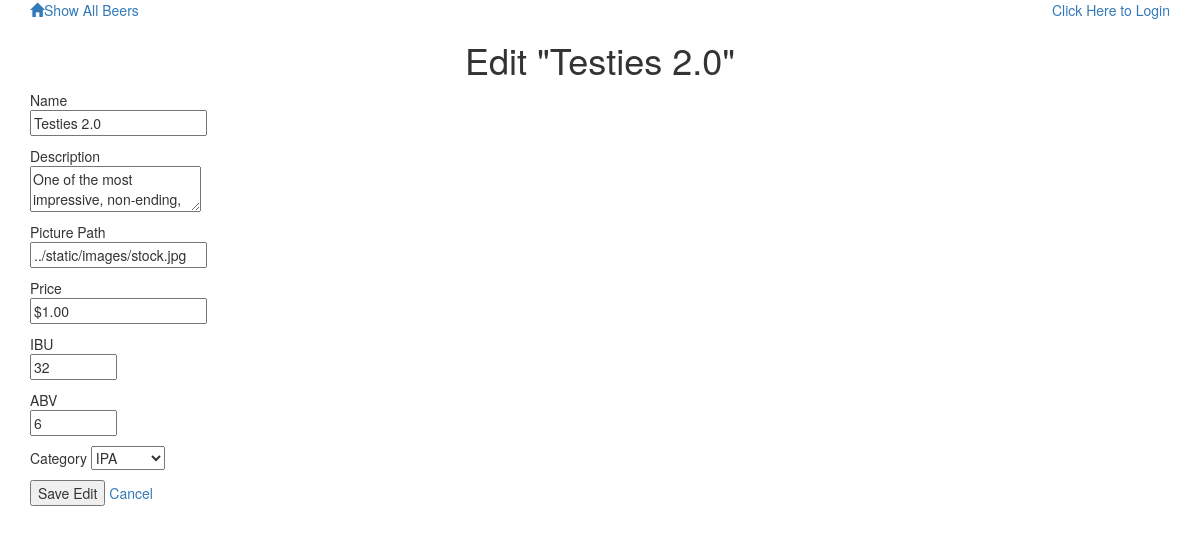
The app's page /beers/35/edit, older data.
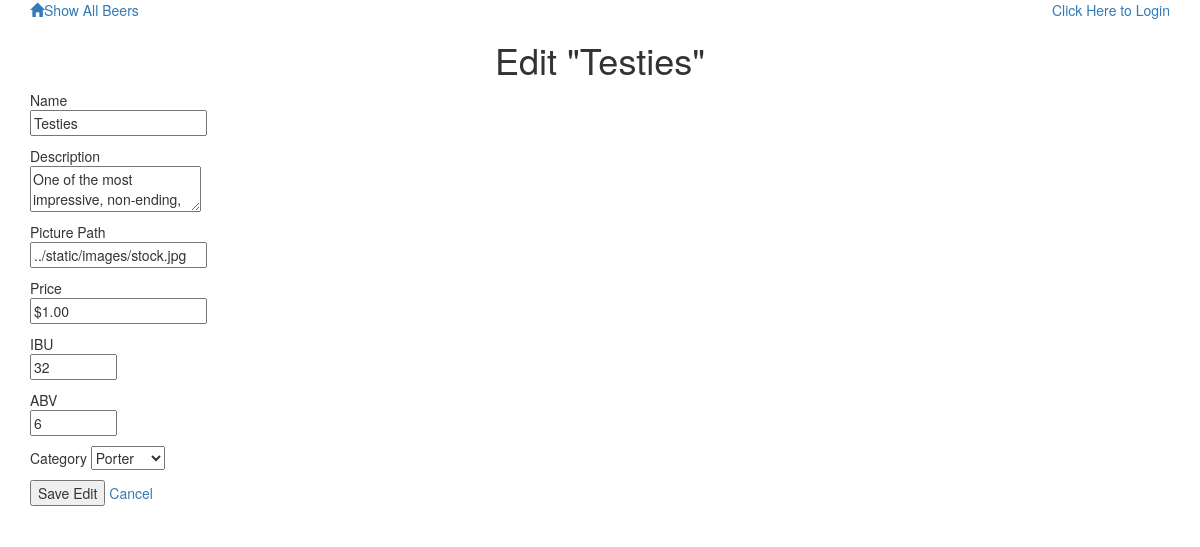
The same page, newer data.
### database_setup.py (models this page shows, shortened)
class Item(Base):
    __tablename__ = 'items'
    id = Column(Integer, primary_key=True)
    name = Column(String(50), nullable=False)
    description = Column(String(500))
    picture_path = Column(String(250))
    price = Column(String(10))
    ibu = Column(String(3))
    abv = Column(String(3))
    category_id = Column(Integer, ForeignKey('categories.id'))
    category = relationship(Category)
    user_id = Column(Integer, ForeignKey('users.id'))
    user = relationship(User)

### main.py (the view)
@app.route('/beers/<int:item_id>/edit', methods=['GET', 'POST'])
def editBeer(item_id):
    editedItem = session.query(Item).filter_by(id=item_id).one()
    categories = session.query(Category).order_by(Category.id).all()
    if request.method == 'POST':
        if request.form['name']:
            editedItem.name = request.form['name']
        if request.form['description']:
            editedItem.description = request.form['description']
        if request.form['picture_path']:
            editedItem.course = request.form['picture_path']
        if request.form['price']:
            editedItem.price = request.form['price']
        if request.form['ibu']:
            editedItem.ibu = request.form['ibu']
        if request.form['abv']:
            editedItem.abv = request.form['abv']
        if request.form['category_id']:
            editedItem.category_id = request.form['category_id']
        session.add(editedItem)
        session.commit()
        return redirect(url_for('showAllBeers'))
    else:
        print (editedItem.category_id)
        return render_template('editBeer.html', item=editedItem, categories=categories)

### templates/editBeer.html (shortened to what this page needs)
{% extends "main.html" %}
{% block content %}
{% include "header.html" %}
    <h1>Edit "{{item.name}}"</h1>
    <form action="#" method = "post">
        <p>Name
            <input type="text" name="name" id="#" value="{{item.name}}">
        </p>
        <p>Description
            <textarea name="description">{{item.description}}</textarea>
        </p>
        <p>Picture Path
            <input type="text" name="picture_path" id="#" value="{{item.picture_path}}">
        </p>
        <p>Price
            <input type="text" name="price" id="#" value="{{item.price}}">
        </p>
        <p>IBU
            <input type="number" step=".01" name="ibu" min="0" max="100" value="{{item.ibu}}" required="">
        </p>
        <p>ABV
            <input type="number" step=".01" name="abv" min="0" max="100" value="{{item.abv}}" required="">
        </p>
        <p>Category
            <select name="category_id" value="{{item.category_id}}" required="">
                {% for category in categories %}
                    {% if category.id == item.category_id %}
                        <option value="{{category.id}}" selected="">{{category.name}}</option>
                    {% endif %}
                {% endfor %}
            </select>
        </p>
        <input type="submit" name="edit" value="Save Edit">
        <a href="{{url_for('showSpecificBeer', item_id = item.id)}}">Cancel</a>
    </form>
{% endblock %}

Row changes from the older to the newer data that the page shows:
changed Item "../static/images/stock.jpg": name "Testies 2.0" → "Testies"
Text that changed along with them:
form field category_id: "IPA" → "Porter"
